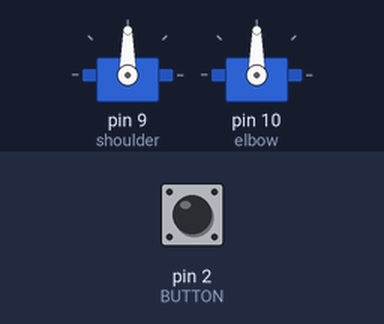
The sketch below on a simulated Arduino Uno, built with avr-gcc and run on an emulated ATmega328P. On the bench: 2 × servo. Inputs (shaded band) come from the test bench; at power-on: pin 2 (BUTTON) HIGH.

Above: at 1.2 s.
1.3 s: pin 2 (BUTTON) pulled LOW for 0.15 s
At 2.5 s:
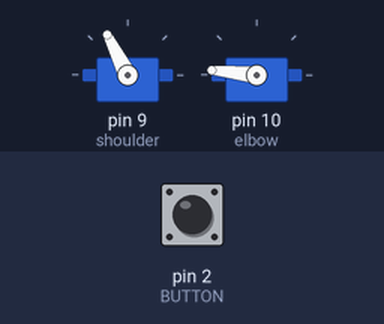
2.9 s: pin 2 (BUTTON) pulled LOW for 1 s
At 3.7 s:
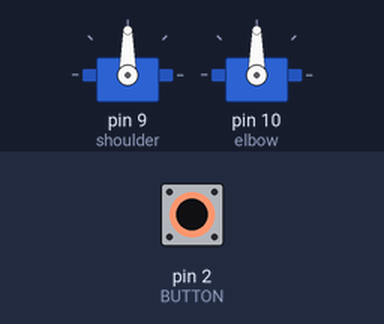
5.4 s: pin 2 (BUTTON) pulled LOW for 3.2 s
At 6.8 s:
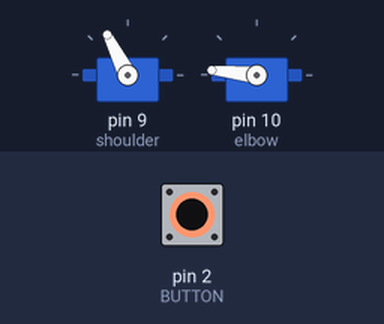
Timing chart, 0 to 8.4 s (numbered marks = the images above; inputs shaded):
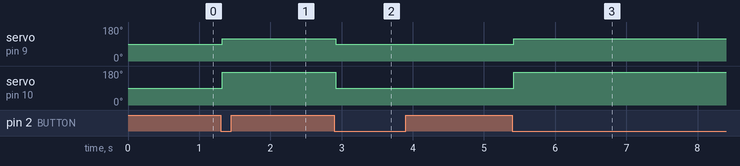

Measured:
- after the input at 1.3 s, servo on pin 9 (shoulder): 90° → 117° at once; servo on pin 10 (elbow): 90° → 174° at once
- after the input at 2.9 s, servo on pin 9 (shoulder): 117° → 90° at once; servo on pin 10 (elbow): 174° → 90° at once
- after the input at 5.4 s, servo on pin 9 (shoulder): 90° → 117° at once; servo on pin 10 (elbow): 90° → 174° at once

The sketch:

arm-two-joint-reach.ino
```cpp
// Reference solution: a two-link arm (100 mm upper arm, 80 mm forearm) starts straight up; a press of the
// button on D2 moves the tip to 120 mm out, 60 mm up from the shoulder axis; the next press brings it back.
// Both joints map servo 0..180 to +90..-90 degrees (90 = straight). Inverse kinematics, elbow on the outside:
//   cos(elbow) = (120^2 + 60^2 - 100^2 - 80^2) / (2 * 100 * 80) = 0.1        -> elbow 84.26 deg
//   shoulder   = atan2(120, 60) - atan2(80 sin(elbow), 100 + 80 cos(elbow)) -> 27.04 deg
// both measured clockwise from vertical, so the servos go to 90 + angle.
#include <Servo.h>

const int BUTTON = 2;
const unsigned long DEBOUNCE_MS = 20;

Servo shoulder, elbow;
bool reached = false;
int lastReading = HIGH;
int stableState = HIGH;
unsigned long changedAt = 0;

/** Servo.write with fractional degrees: 544..2400 us over 0..180 degrees. */
void writeDeg(Servo &s, float deg) {
  s.writeMicroseconds(544 + (int)(deg * (2400 - 544) / 180.0 + 0.5));
}

void pose() {
  writeDeg(shoulder, reached ? 90 + 27.04 : 90);
  writeDeg(elbow, reached ? 90 + 84.26 : 90);
}

void setup() {
  pinMode(BUTTON, INPUT_PULLUP);
  pose();
  shoulder.attach(9);
  elbow.attach(10);
}

void loop() {
  int reading = digitalRead(BUTTON);
  if (reading != lastReading) {
    changedAt = millis();
    lastReading = reading;
  }
  if (millis() - changedAt > DEBOUNCE_MS && reading != stableState) {
    stableState = reading;
    if (stableState == LOW) {
      reached = !reached;
      pose();
    }
  }
}
```
